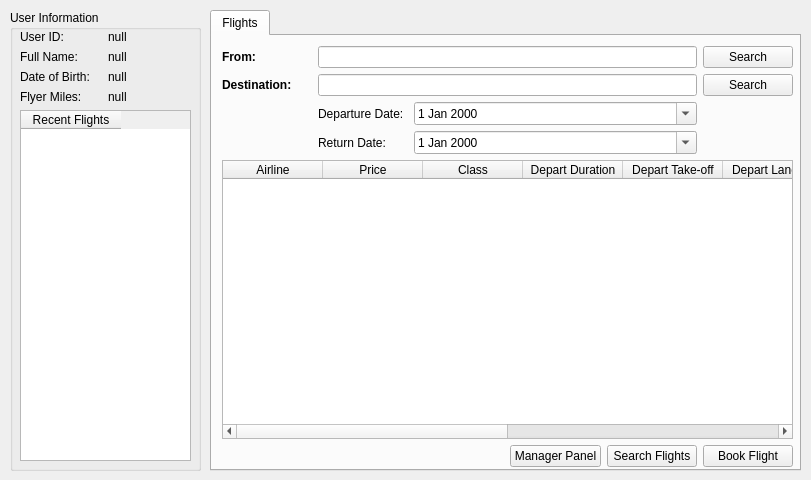
<?xml version="1.0" encoding="UTF-8"?>
<ui version="4.0">
 <class>MainWindow</class>
 <widget class="QMainWindow" name="MainWindow">
  <property name="geometry">
   <rect>
    <x>0</x>
    <y>0</y>
    <width>811</width>
    <height>480</height>
   </rect>
  </property>
  <property name="windowTitle">
   <string>DSC</string>
  </property>
  <widget class="QWidget" name="centralwidget">
   <widget class="QGroupBox" name="groupBox">
    <property name="geometry">
     <rect>
      <x>10</x>
      <y>10</y>
      <width>191</width>
      <height>461</height>
     </rect>
    </property>
    <property name="title">
     <string>User Information</string>
    </property>
    <widget class="QWidget" name="gridLayoutWidget_2">
     <property name="geometry">
      <rect>
       <x>10</x>
       <y>20</y>
       <width>171</width>
       <height>431</height>
      </rect>
     </property>
     <layout class="QGridLayout" name="gridLayout_2">
      <item row="2" column="0">
       <widget class="QLabel" name="label_7">
        <property name="font">
         <font>
          <weight>50</weight>
          <bold>false</bold>
         </font>
        </property>
        <property name="text">
         <string>Date of Birth:</string>
        </property>
       </widget>
      </item>
      <item row="2" column="1">
       <widget class="QLabel" name="dobLabel">
        <property name="layoutDirection">
         <enum>Qt::LeftToRight</enum>
        </property>
        <property name="text">
         <string>null</string>
        </property>
       </widget>
      </item>
      <item row="1" column="0">
       <widget class="QLabel" name="label_5">
        <property name="font">
         <font>
          <weight>50</weight>
          <bold>false</bold>
         </font>
        </property>
        <property name="text">
         <string>Full Name:</string>
        </property>
       </widget>
      </item>
      <item row="0" column="0">
       <widget class="QLabel" name="label_6">
        <property name="font">
         <font>
          <weight>50</weight>
          <bold>false</bold>
         </font>
        </property>
        <property name="text">
         <string>User ID:</string>
        </property>
       </widget>
      </item>
      <item row="1" column="1">
       <widget class="QLabel" name="nameLabel">
        <property name="layoutDirection">
         <enum>Qt::LeftToRight</enum>
        </property>
        <property name="text">
         <string>null</string>
        </property>
       </widget>
      </item>
      <item row="0" column="1">
       <widget class="QLabel" name="idLabel">
        <property name="layoutDirection">
         <enum>Qt::LeftToRight</enum>
        </property>
        <property name="text">
         <string>null</string>
        </property>
       </widget>
      </item>
      <item row="5" column="1">
       <spacer name="verticalSpacer">
        <property name="orientation">
         <enum>Qt::Vertical</enum>
        </property>
        <property name="sizeType">
         <enum>QSizePolicy::Fixed</enum>
        </property>
        <property name="sizeHint" stdset="0">
         <size>
          <width>0</width>
          <height>0</height>
         </size>
        </property>
       </spacer>
      </item>
      <item row="4" column="0" colspan="2">
       <widget class="QTableWidget" name="recentFlightsTable">
        <property name="autoFillBackground">
         <bool>false</bool>
        </property>
        <property name="frameShape">
         <enum>QFrame::StyledPanel</enum>
        </property>
        <property name="showDropIndicator" stdset="0">
         <bool>false</bool>
        </property>
        <property name="selectionMode">
         <enum>QAbstractItemView::SingleSelection</enum>
        </property>
        <property name="selectionBehavior">
         <enum>QAbstractItemView::SelectRows</enum>
        </property>
        <property name="textElideMode">
         <enum>Qt::ElideMiddle</enum>
        </property>
        <property name="showGrid">
         <bool>true</bool>
        </property>
        <property name="gridStyle">
         <enum>Qt::SolidLine</enum>
        </property>
        <property name="cornerButtonEnabled">
         <bool>false</bool>
        </property>
        <attribute name="horizontalHeaderMinimumSectionSize">
         <number>27</number>
        </attribute>
        <column>
         <property name="text">
          <string>Recent Flights</string>
         </property>
        </column>
       </widget>
      </item>
      <item row="3" column="0">
       <widget class="QLabel" name="label_8">
        <property name="text">
         <string>Flyer Miles:</string>
        </property>
       </widget>
      </item>
      <item row="3" column="1">
       <widget class="QLabel" name="pointsLabel">
        <property name="text">
         <string>null</string>
        </property>
       </widget>
      </item>
     </layout>
    </widget>
   </widget>
   <widget class="QTabWidget" name="tabWidget">
    <property name="geometry">
     <rect>
      <x>210</x>
      <y>10</y>
      <width>591</width>
      <height>461</height>
     </rect>
    </property>
    <property name="currentIndex">
     <number>0</number>
    </property>
    <widget class="QWidget" name="tab">
     <attribute name="title">
      <string>Flights</string>
     </attribute>
     <widget class="QWidget" name="gridLayoutWidget">
      <property name="geometry">
       <rect>
        <x>10</x>
        <y>10</y>
        <width>571</width>
        <height>421</height>
       </rect>
      </property>
      <layout class="QGridLayout" name="gridLayout">
       <item row="3" column="5">
        <widget class="QPushButton" name="btnAirportSearch_2">
         <property name="text">
          <string>Search</string>
         </property>
        </widget>
       </item>
       <item row="3" column="0">
        <widget class="QLabel" name="label_2">
         <property name="font">
          <font>
           <weight>75</weight>
           <bold>true</bold>
          </font>
         </property>
         <property name="text">
          <string>Destination:</string>
         </property>
        </widget>
       </item>
       <item row="2" column="5">
        <widget class="QPushButton" name="btnAirportSearch">
         <property name="text">
          <string>Search</string>
         </property>
        </widget>
       </item>
       <item row="2" column="0">
        <widget class="QLabel" name="label">
         <property name="font">
          <font>
           <weight>75</weight>
           <bold>true</bold>
          </font>
         </property>
         <property name="text">
          <string>From:</string>
         </property>
        </widget>
       </item>
       <item row="8" column="5">
        <widget class="QPushButton" name="btnBookFlight">
         <property name="text">
          <string>Book Flight</string>
         </property>
        </widget>
       </item>
       <item row="8" column="4">
        <widget class="QPushButton" name="btnSearchFlight">
         <property name="text">
          <string>Search Flights</string>
         </property>
        </widget>
       </item>
       <item row="2" column="1" colspan="4">
        <widget class="QLineEdit" name="txtFrom">
         <property name="readOnly">
          <bool>true</bool>
         </property>
        </widget>
       </item>
       <item row="3" column="1" colspan="4">
        <widget class="QLineEdit" name="txtDestination">
         <property name="readOnly">
          <bool>true</bool>
         </property>
        </widget>
       </item>
       <item row="4" column="1">
        <widget class="QLabel" name="label_3">
         <property name="font">
          <font>
           <weight>50</weight>
           <bold>false</bold>
          </font>
         </property>
         <property name="text">
          <string>Departure Date:</string>
         </property>
        </widget>
       </item>
       <item row="5" column="1">
        <widget class="QLabel" name="label_4">
         <property name="font">
          <font>
           <weight>50</weight>
           <bold>false</bold>
          </font>
         </property>
         <property name="text">
          <string>Return Date: </string>
         </property>
        </widget>
       </item>
       <item row="4" column="2" colspan="3">
        <widget class="QDateEdit" name="departureDate">
         <property name="calendarPopup">
          <bool>true</bool>
         </property>
        </widget>
       </item>
       <item row="5" column="2" colspan="3">
        <widget class="QDateEdit" name="returnDate">
         <property name="calendarPopup">
          <bool>true</bool>
         </property>
        </widget>
       </item>
       <item row="7" column="0" colspan="6">
        <widget class="QTableWidget" name="flightsTable">
         <property name="selectionMode">
          <enum>QAbstractItemView::SingleSelection</enum>
         </property>
         <property name="selectionBehavior">
          <enum>QAbstractItemView::SelectRows</enum>
         </property>
         <column>
          <property name="text">
           <string>Airline</string>
          </property>
         </column>
         <column>
          <property name="text">
           <string>Price</string>
          </property>
         </column>
         <column>
          <property name="text">
           <string>Class</string>
          </property>
         </column>
         <column>
          <property name="text">
           <string>Depart Duration</string>
          </property>
         </column>
         <column>
          <property name="text">
           <string>Depart Take-off</string>
          </property>
         </column>
         <column>
          <property name="text">
           <string>Depart Landing</string>
          </property>
         </column>
         <column>
          <property name="text">
           <string>Return Duration</string>
          </property>
         </column>
         <column>
          <property name="text">
           <string>Return Take-off</string>
          </property>
         </column>
         <column>
          <property name="text">
           <string>Return Landing</string>
          </property>
         </column>
         <column>
          <property name="text">
           <string>Layover</string>
          </property>
         </column>
        </widget>
       </item>
       <item row="8" column="3">
        <widget class="QPushButton" name="btnManager">
         <property name="text">
          <string>Manager Panel</string>
         </property>
        </widget>
       </item>
      </layout>
      <zorder>btnSearchFlight</zorder>
      <zorder>label</zorder>
      <zorder>btnAirportSearch</zorder>
      <zorder>label_2</zorder>
      <zorder>btnAirportSearch_2</zorder>
      <zorder>flightsTable</zorder>
      <zorder>btnBookFlight</zorder>
      <zorder>txtDestination</zorder>
      <zorder>txtFrom</zorder>
      <zorder>label_3</zorder>
      <zorder>label_4</zorder>
      <zorder>departureDate</zorder>
      <zorder>returnDate</zorder>
      <zorder>btnManager</zorder>
     </widget>
    </widget>
   </widget>
  </widget>
 </widget>
 <resources/>
 <connections/>
</ui>
